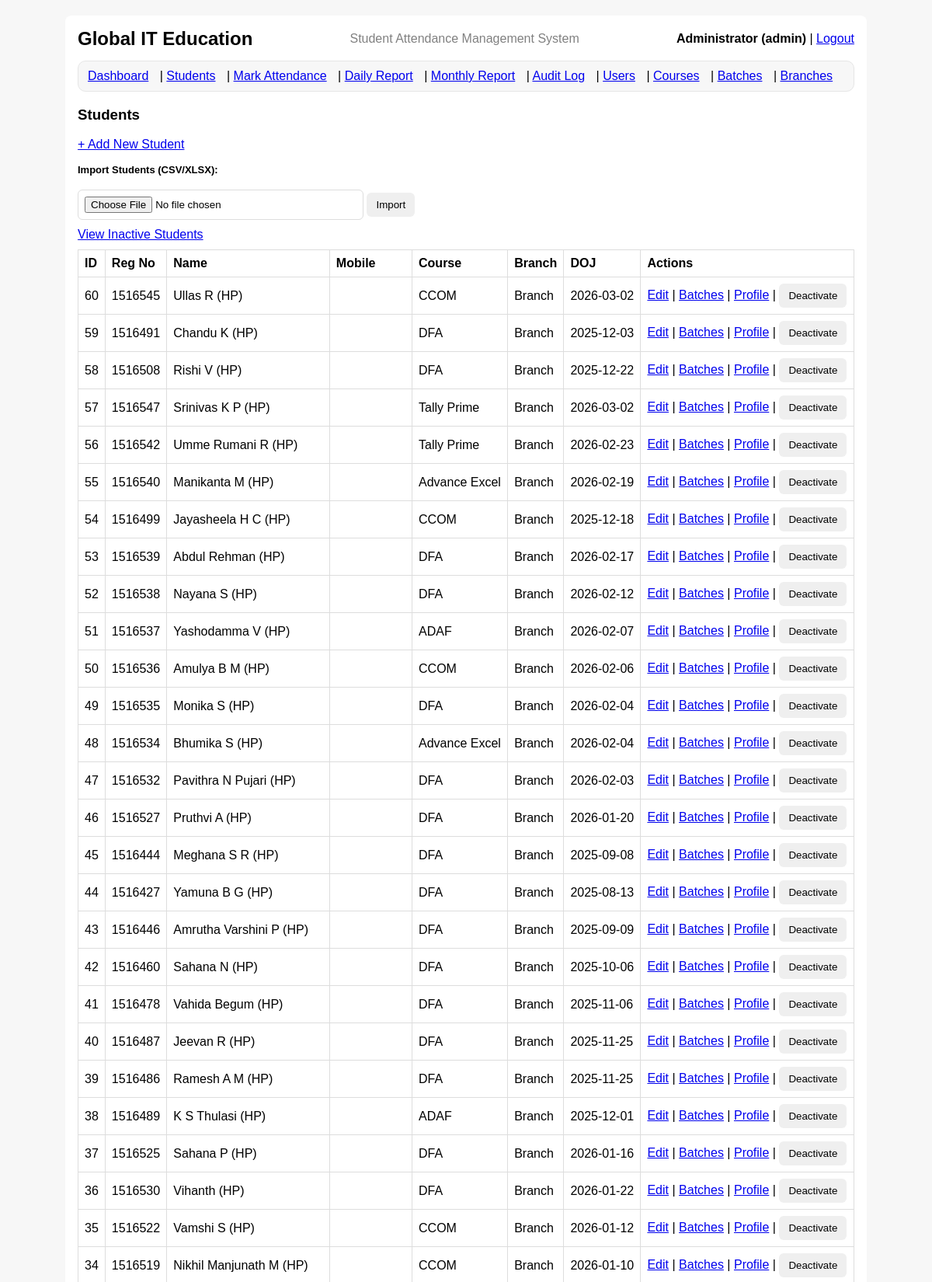
The app's page /students (signed in, upper part) with its own data.
### tables this page shows
CREATE TABLE students (
  id INTEGER PRIMARY KEY AUTOINCREMENT,
  full_name TEXT NOT NULL,
  mobile_number TEXT,
  registration_number TEXT NOT NULL UNIQUE,
  course_id INTEGER,
  branch_id INTEGER,
  address TEXT,
  qualification TEXT,
  date_of_joining TEXT NOT NULL,
  is_active INTEGER NOT NULL DEFAULT 1,
  FOREIGN KEY(course_id) REFERENCES courses(id),
  FOREIGN KEY(branch_id) REFERENCES branches(id)
);

CREATE TABLE courses (
            id INTEGER PRIMARY KEY AUTOINCREMENT,
            course_name TEXT NOT NULL UNIQUE,
            duration TEXT,
            fee REAL,
            is_active INTEGER NOT NULL DEFAULT 1
        );

CREATE TABLE branches (
            id INTEGER PRIMARY KEY AUTOINCREMENT,
            branch_name TEXT NOT NULL UNIQUE,
            location TEXT,
            contact_number TEXT,
            is_active INTEGER NOT NULL DEFAULT 1
        );

### app.py (the view)
@app.route("/students")
@admin_required
def students():
    conn = get_conn()
    cur = conn.cursor()
    cur.execute(
        """
        SELECT s.*, c.course_name, b.branch_name
        FROM students s
        LEFT JOIN courses c ON c.id = s.course_id
        LEFT JOIN branches b ON b.id = s.branch_id
        WHERE s.is_active=1
        ORDER BY s.id DESC
        """
    )
    students_rows = cur.fetchall()
    conn.close()
    return render_template("students.html", students=students_rows)

### auth.py (called while the page is built)
def admin_required(view_func):
    @wraps(view_func)
    def wrapper(*args, **kwargs):
        if "user_id" not in session:
            flash("Please login first.", "danger")
            return redirect(url_for("login"))
        if session.get("role") != "admin":
            flash("Admin access required.", "danger")
            return redirect(url_for("dashboard"))
        return view_func(*args, **kwargs)
    return wrapper

### db.py (called while the page is built)
def get_conn():
    conn = sqlite3.connect(DB_PATH)
    conn.row_factory = sqlite3.Row
    conn.execute("PRAGMA foreign_keys = ON;")
    return conn

### templates/students.html
{% extends "base.html" %}
{% block content %}
<h3>Students</h3>
<p><a href="{{ url_for('student_add') }}">+ Add New Student</a></p>
<form action="{{ url_for('import_students') }}" method="POST" enctype="multipart/form-data" style="margin:10px 0;">
  <label><b>Import Students (CSV/XLSX):</b></label><br>
  <input type="file" name="file" accept=".csv,.xlsx" required>
  <button type="submit">Import</button>
</form>
<a href="{{ url_for('inactive_students') }}">View Inactive Students</a>
<table>
  <tr>
    <th>ID</th>
    <th>Reg No</th>
    <th>Name</th>
    <th>Mobile</th>
    <th>Course</th>
    <th>Branch</th>
    <th>DOJ</th>
    <th>Actions</th>
  </tr>
  {% for s in students %}
  <tr>
    <td>{{ s.id }}</td>
    <td>{{ s.registration_number }}</td>
    <td>{{ s.full_name }}</td>
    <td>{{ s.mobile_number or "" }}</td>
    <td>{{ s.course_name or "" }}</td>
    <td>{{ s.branch_name or "" }}</td>
    <td>{{ s.date_of_joining }}</td>
    <td>
      <a href="{{ url_for('student_edit', student_id=s.id) }}">Edit</a>
      |
      <a href="{{ url_for('student_batches', student_id=s.id) }}">Batches</a>
      |
      <a href="{{ url_for('student_profile', student_id=s.id) }}">Profile</a>
      |
      <form method="post" action="{{ url_for('deactivate_student', student_id=s.id) }}" style="display:inline;">
        <button type="submit" onclick="return confirm('Deactivate this student?')">Deactivate</button>
      </form>
    </td>
  </tr>
  {% endfor %}
</table>
{% endblock %}

### static/style.css (style rules this page uses)
body { font-family: Arial, sans-serif; background:#f7f7f7; }
table { width:100%; border-collapse: collapse; margin-top: 10px; }
th, td { border: 1px solid #ddd; padding: 8px; text-align:left; }
label { display:block; margin-top:10px; font-size: 13px; }
input, select { width: 350px; max-width: 100%; padding: 8px; border:1px solid #ddd; border-radius: 6px; }
button { padding: 8px 12px; border:0; border-radius: 6px; cursor:pointer; }

### records on screen
students: id "60", registration_number "1516545", full_name "Ullas R (HP)", course_name "CCOM", branch_name "Branch", date_of_joining "2026-03-02"
students: id "59", registration_number "1516491", full_name "Chandu K (HP)", course_name "DFA", branch_name "Branch", date_of_joining "2025-12-03"
students: id "58", registration_number "1516508", full_name "Rishi V (HP)", course_name "DFA", branch_name "Branch", date_of_joining "2025-12-22"
students: id "57", registration_number "1516547", full_name "Srinivas K P (HP)", course_name "Tally Prime", branch_name "Branch", date_of_joining "2026-03-02"
students: id "56", registration_number "1516542", full_name "Umme Rumani R (HP)", course_name "Tally Prime", branch_name "Branch", date_of_joining "2026-02-23"
students: id "55", registration_number "1516540", full_name "Manikanta M (HP)", course_name "Advance Excel", branch_name "Branch", date_of_joining "2026-02-19"
students: id "54", registration_number "1516499", full_name "Jayasheela H C (HP)", course_name "CCOM", branch_name "Branch", date_of_joining "2025-12-18"
students: id "53", registration_number "1516539", full_name "Abdul Rehman (HP)", course_name "DFA", branch_name "Branch", date_of_joining "2026-02-17"
students: id "52", registration_number "1516538", full_name "Nayana S (HP)", course_name "DFA", branch_name "Branch", date_of_joining "2026-02-12"
students: id "51", registration_number "1516537", full_name "Yashodamma V (HP)", course_name "ADAF", branch_name "Branch", date_of_joining "2026-02-07"
students: id "50", registration_number "1516536", full_name "Amulya B M (HP)", course_name "CCOM", branch_name "Branch", date_of_joining "2026-02-06"
students: id "49", registration_number "1516535", full_name "Monika S (HP)", course_name "DFA", branch_name "Branch", date_of_joining "2026-02-04"
students: id "48", registration_number "1516534", full_name "Bhumika S (HP)", course_name "Advance Excel", branch_name "Branch", date_of_joining "2026-02-04"
students: id "47", registration_number "1516532", full_name "Pavithra N Pujari (HP)", course_name "DFA", branch_name "Branch", date_of_joining "2026-02-03"
students: id "46", registration_number "1516527", full_name "Pruthvi A (HP)", course_name "DFA", branch_name "Branch", date_of_joining "2026-01-20"
students: id "45", registration_number "1516444", full_name "Meghana S R (HP)", course_name "DFA", branch_name "Branch", date_of_joining "2025-09-08"
students: id "44", registration_number "1516427", full_name "Yamuna B G (HP)", course_name "DFA", branch_name "Branch", date_of_joining "2025-08-13"
students: id "43", registration_number "1516446", full_name "Amrutha Varshini P (HP)", course_name "DFA", branch_name "Branch", date_of_joining "2025-09-09"
students: id "42", registration_number "1516460", full_name "Sahana N (HP)", course_name "DFA", branch_name "Branch", date_of_joining "2025-10-06"
students: id "41", registration_number "1516478", full_name "Vahida Begum (HP)", course_name "DFA", branch_name "Branch", date_of_joining "2025-11-06"
students: id "40", registration_number "1516487", full_name "Jeevan R (HP)", course_name "DFA", branch_name "Branch", date_of_joining "2025-11-25"
students: id "39", registration_number "1516486", full_name "Ramesh A M (HP)", course_name "DFA", branch_name "Branch", date_of_joining "2025-11-25"
students: id "38", registration_number "1516489", full_name "K S Thulasi (HP)", course_name "ADAF", branch_name "Branch", date_of_joining "2025-12-01"
students: id "37", registration_number "1516525", full_name "Sahana P (HP)", course_name "DFA", branch_name "Branch", date_of_joining "2026-01-16"
students: id "36", registration_number "1516530", full_name "Vihanth (HP)", course_name "DFA", branch_name "Branch", date_of_joining "2026-01-22"
students: id "35", registration_number "1516522", full_name "Vamshi S (HP)", course_name "CCOM", branch_name "Branch", date_of_joining "2026-01-12"
students: id "34", registration_number "1516519", full_name "Nikhil Manjunath M (HP)", course_name "CCOM", branch_name "Branch", date_of_joining "2026-01-10"

### other values on screen
{{ session.get("full_name") }} "Administrator"
{{ session.get("username", "") }} "admin"
